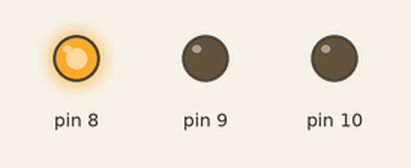
The sketch below on a simulated Arduino Uno, built with avr-gcc and run on an emulated ATmega328P. Shown: output pins drawn as LEDs (lit = HIGH).

Above: at 0.2 s.
At 0.6 s:
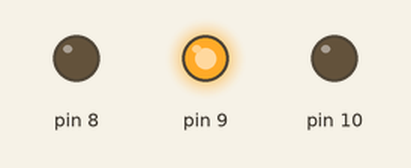
At 2.2 s:
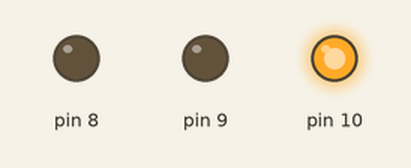
Timing chart, 0 to 3.0 s (numbered marks = the images above):
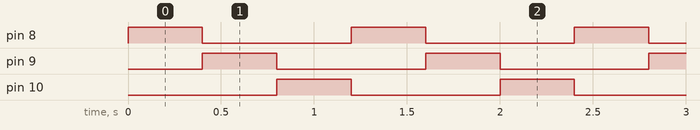

Measured:
- by itself, pin 8–10: alternates HIGH for 0.40 s and LOW for 0.80 s
- by itself, everything shown: repeats every 1.2 s, in 3 steps

The sketch:

RGB_LED.ino
```cpp
void setup() {
  pinMode (8, OUTPUT);
  pinMode (9, OUTPUT);
  pinMode (10, OUTPUT);
}
void loop() {
  digitalWrite (8, HIGH);
  digitalWrite (10, LOW);
  delay(400);
  digitalWrite (9, HIGH);
  digitalWrite (8, LOW);
  delay(400);
  digitalWrite (10, HIGH);
  digitalWrite (9, LOW);
  delay(400);
}
```
